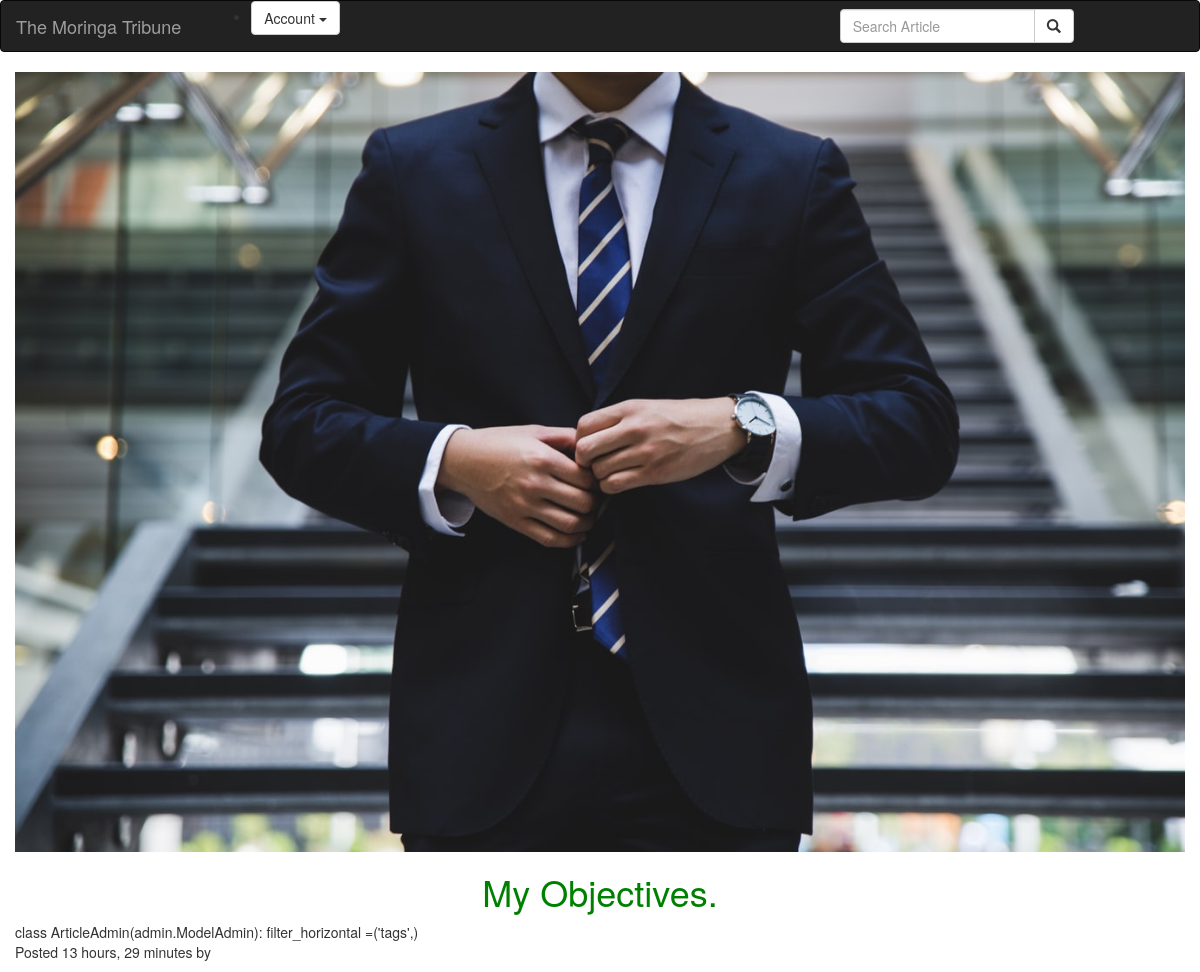
/article/1 (signed in), run on the app's committed database.
### news/models.py (models this page shows, shortened)
class Article(models.Model):
    title = models.CharField(max_length =60)
    post = HTMLField()
    editor = models.ForeignKey(User,on_delete=models.CASCADE)
    tags = models.ManyToManyField(tags)
    pub_date = models.DateTimeField(auto_now_add=True)
    article_image = models.ImageField(upload_to = 'articles/')

### news/views.py (the view)
# urls.py: url(r'^article/(\d+)',views.article,name ='article'),
@login_required(login_url='/accounts/login/')
def article(request,article_id):
    try:
        article = Article.objects.get(id = article_id)
    except DoesNotExist:
        raise Http404()
    return render(request,"all-news/article.html", {"article":article})

### news/templates/all-news/article.html
{% extends 'all-news/base.html'%}
 {% block content %}
 <div class="container">
   <div class="row">
     <img src="{{article.article_image.url}}"  class="img-responsive" alt="">
   </div>
   <div class="row">
     <h1 class="text-center">{{article.title}}</h1>
   </div>
   <div class="row">
     {% autoescape on %}
     {{article.post| safe}}
    {% endautoescape %}
   </div>
   <div class="row">
     <p>Posted {{article.pub_date|timesince}} by {{article.editor.first_name}}</p>
   </div>
 </div>
 {% endblock %}

### static/css/basenews.css (style rules this page uses)
h1 { color: green; }

### data on the page
Article: article_image (picture), title "My Objectives.", post "class ArticleAdmin(admin.ModelAdmin): filter_horizontal =('tags',)", pub_date "13 hours, 29 minutes"
